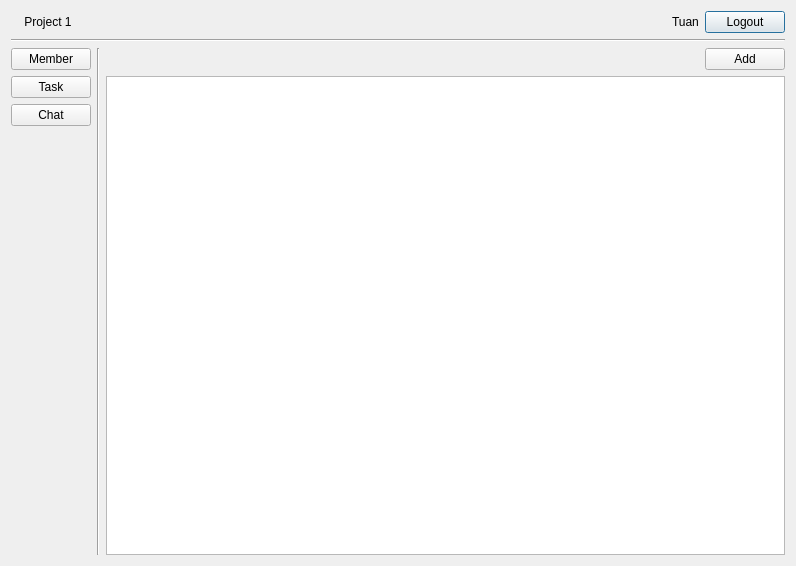
<?xml version="1.0" encoding="UTF-8"?>
<ui version="4.0">
 <class>taskscreen</class>
 <widget class="QDialog" name="taskscreen">
  <property name="geometry">
   <rect>
    <x>0</x>
    <y>0</y>
    <width>796</width>
    <height>566</height>
   </rect>
  </property>
  <property name="windowTitle">
   <string>Dialog</string>
  </property>
  <layout class="QVBoxLayout" name="verticalLayout_13">
   <item>
    <layout class="QVBoxLayout" name="verticalLayout_11">
     <item>
      <layout class="QHBoxLayout" name="horizontalLayout_11">
       <item>
        <widget class="QLabel" name="label_7">
         <property name="text">
          <string>    Project 1</string>
         </property>
        </widget>
       </item>
       <item>
        <spacer name="horizontalSpacer_7">
         <property name="orientation">
          <enum>Qt::Horizontal</enum>
         </property>
         <property name="sizeHint" stdset="0">
          <size>
           <width>448</width>
           <height>20</height>
          </size>
         </property>
        </spacer>
       </item>
       <item>
        <widget class="QLabel" name="label_8">
         <property name="text">
          <string>Tuan</string>
         </property>
        </widget>
       </item>
       <item>
        <widget class="QPushButton" name="pushButton_16">
         <property name="text">
          <string>Logout</string>
         </property>
        </widget>
       </item>
      </layout>
     </item>
     <item>
      <widget class="Line" name="line_7">
       <property name="orientation">
        <enum>Qt::Horizontal</enum>
       </property>
      </widget>
     </item>
    </layout>
   </item>
   <item>
    <layout class="QHBoxLayout" name="horizontalLayout_13">
     <item>
      <layout class="QHBoxLayout" name="horizontalLayout_12">
       <item>
        <layout class="QVBoxLayout" name="verticalLayout_10">
         <item>
          <widget class="QPushButton" name="pushButton_17">
           <property name="text">
            <string>Member</string>
           </property>
          </widget>
         </item>
         <item>
          <widget class="QPushButton" name="pushButton_18">
           <property name="text">
            <string>Task</string>
           </property>
          </widget>
         </item>
         <item>
          <widget class="QPushButton" name="pushButton_19">
           <property name="text">
            <string>Chat</string>
           </property>
          </widget>
         </item>
         <item>
          <spacer name="verticalSpacer_4">
           <property name="orientation">
            <enum>Qt::Vertical</enum>
           </property>
           <property name="sizeHint" stdset="0">
            <size>
             <width>20</width>
             <height>328</height>
            </size>
           </property>
          </spacer>
         </item>
        </layout>
       </item>
       <item>
        <widget class="Line" name="line_8">
         <property name="orientation">
          <enum>Qt::Vertical</enum>
         </property>
        </widget>
       </item>
      </layout>
     </item>
     <item>
      <layout class="QVBoxLayout" name="verticalLayout_12">
       <item>
        <layout class="QHBoxLayout" name="horizontalLayout_10">
         <item>
          <spacer name="horizontalSpacer_8">
           <property name="orientation">
            <enum>Qt::Horizontal</enum>
           </property>
           <property name="sizeHint" stdset="0">
            <size>
             <width>478</width>
             <height>20</height>
            </size>
           </property>
          </spacer>
         </item>
         <item>
          <widget class="QPushButton" name="pushButton_20">
           <property name="text">
            <string>Add</string>
           </property>
          </widget>
         </item>
        </layout>
       </item>
       <item>
        <widget class="QTableView" name="tableView_4"/>
       </item>
      </layout>
     </item>
    </layout>
   </item>
  </layout>
 </widget>
 <resources/>
 <connections/>
</ui>
